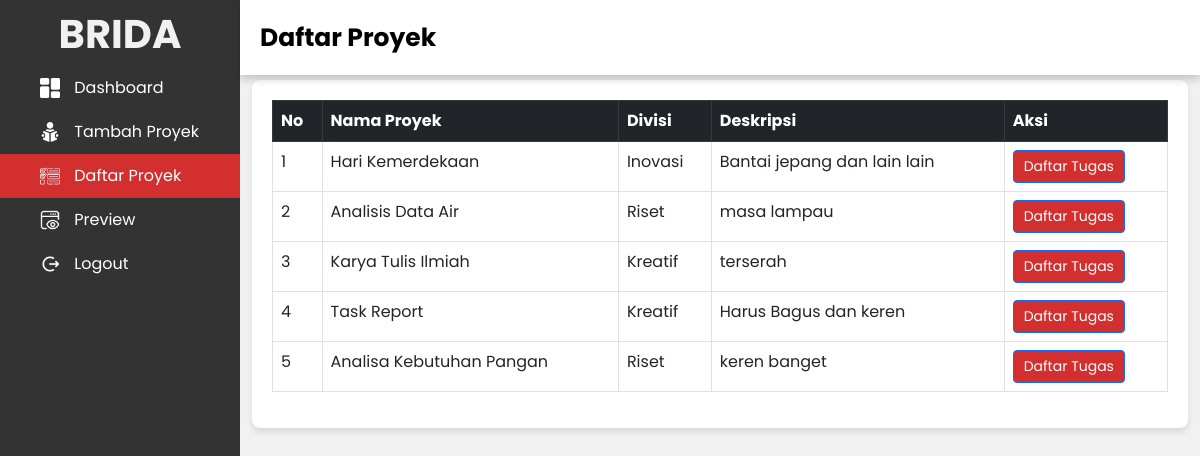
/admin/daftar_proyek.php, run on the app's committed database.
### tables this page shows
CREATE TABLE `proyek` (
  `id` int(11) NOT NULL,
  `nama` varchar(100) NOT NULL,
  `tanggal_mulai` varchar(50) NOT NULL,
  `divisi` varchar(100) NOT NULL,
  `deskripsi` varchar(255) DEFAULT NULL
);

### admin/daftar_proyek.php (the view, shortened to what this page needs)
<?php
include '../koneksi.php';
$divisi = isset($_GET['divisi']) ? $_GET['divisi'] : '';
if ($divisi) {
    $query = "SELECT * FROM proyek WHERE divisi = '$divisi'";
} else {
    $query = "SELECT * FROM proyek";
}
$result = $conn->query($query);
?>
<!DOCTYPE html>
<html lang="en">
<head>
    <link rel="stylesheet" href="https://cdn.jsdelivr.net/npm/bootstrap@5.3.0-alpha1/dist/css/bootstrap.min.css">
</head>
<body>
<div class="side-menu">
        <div class="brand-name">
            <h1>BRIDA</h1>
        </div>
        <ul>
            <li> <a href="dashboard_admin.php"><img src="../image/dashboard (2).png">&nbsp;<span>Dashboard</span></a></li>
            <li> <a href="proyek.php"> <img src="../image/reading-book (1).png" alt="">&nbsp;<span>Tambah Proyek</span></a></li>
            <li> <a href="daftar_proyek.php" class="active"> <img src="../image/planning.png" alt="">&nbsp;<span>Daftar Proyek</span></a></li>
            <li> <a href="preview.php"> <img src="../image/website(1).png" alt="">&nbsp;<span>Preview</span></a></li>
            <li> <a href="../logout.php"><img src="../image/out.png" alt="">&nbsp;<span>Logout</span></a></li>
        </ul>
    </div>
    <div class="container">
       <div class="header">
           <div class="nav">
               <div class="content">
                   <a class="navbar-brand bordered-title" href="#">Daftar Proyek</a>
               </div>
           </div>
       </div>
    <div class="table-container">
        <table class="table table-bordered">
            <thead class="table-dark">
            <tr>
                <th>No</th>
                <th>Nama Proyek</th>
                <th>Divisi</th>
                <th>Deskripsi</th>
                <th>Aksi</th>
            </tr>
            </thead>
            <tbody>
            <?php
            if ($result->num_rows > 0) {
                $no = 1;
                while ($row = $result->fetch_assoc()) {
                    echo "<tr>
                            <td>{$no}</td>
                            <td>{$row['nama']}</td>
                            <td>{$row['divisi']}</td>
                            <td>{$row['deskripsi']}</td>
                            <td>
                                <a href='tugas.php?proyek_id={$row['id']}' class='btn btn-primary btn-sm'>Daftar Tugas</a>
                            </td>
                        </tr>";
                    $no++;
                }
            } else {
                echo "<tr><td colspan='5' class='text-center'>Tidak ada data proyek</td></tr>";
            }
            ?>
            </tbody>
        </table>
    </div>
</div>
</body>
</html>

### admin/daftar_proyek.php (style rules this page uses)
* { margin: 0; padding: 0; box-sizing: border-box; font-family: 'Poppins', sans-serif; }
body { min-height: 100vh; background-color: #f4f4f4; display: flex; }
a { text-decoration: none; }
li { list-style: none; }
h1 { color: #f1f1f1; font-weight: bold; }
.btn { background: #d32f2f; color: white; padding: 5px 10px; text-align: center; }
table { padding: 10px; width: 100%; }
th, td { text-align: left; padding: 8px; }
.side-menu { position: fixed; background: #333; width: 20vw; min-height: 100vh; display: flex; flex-direction: column; padding-top: 10px; }
.side-menu .brand-name { text-align: center; color: white; font-size: 24px; font-weight: bold; }
.side-menu ul { padding: 0; }
.side-menu li a { font-size: 16px; padding: 10px 40px; color: white; display: flex; align-items: center; }
.side-menu li a img { width: 20px; margin-right: 10px; }
.side-menu li a.active { background: #d32f2f; }
.container { margin: auto; position: absolute; right: 0; width: 80vw; height: 100vh; background: #f1f1f1; }
.header { position: fixed; top: 0; left: 20vw; width: calc(100% - 20vw); height: 75px; background: white; display: flex; align-items: center; justify-content: space-between; padding: 0 20px; box-shadow: 0 4px 8px rgba(0, 0, 0, 0.2); z-index: 2; }
.bordered-title { font-size: 25px; color: #000; text-decoration: none; font-weight: bold; }
.table-container { background-color: #ffffff; border-radius: 8px; padding: 20px; box-shadow: 0 4px 6px rgba(0, 0, 0, 0.1); margin-top: 80px; }

### data on the page
proyek: nama "Hari Kemerdekaan", divisi "Inovasi", deskripsi "Bantai jepang dan lain lain"
proyek: nama "Analisis Data Air", divisi "Riset", deskripsi "masa lampau"
proyek: nama "Karya Tulis Ilmiah", divisi "Kreatif", deskripsi "terserah"
proyek: nama "Task Report", divisi "Kreatif", deskripsi "Harus Bagus dan keren"
proyek: nama "Analisa Kebutuhan Pangan", divisi "Riset", deskripsi "keren banget"
